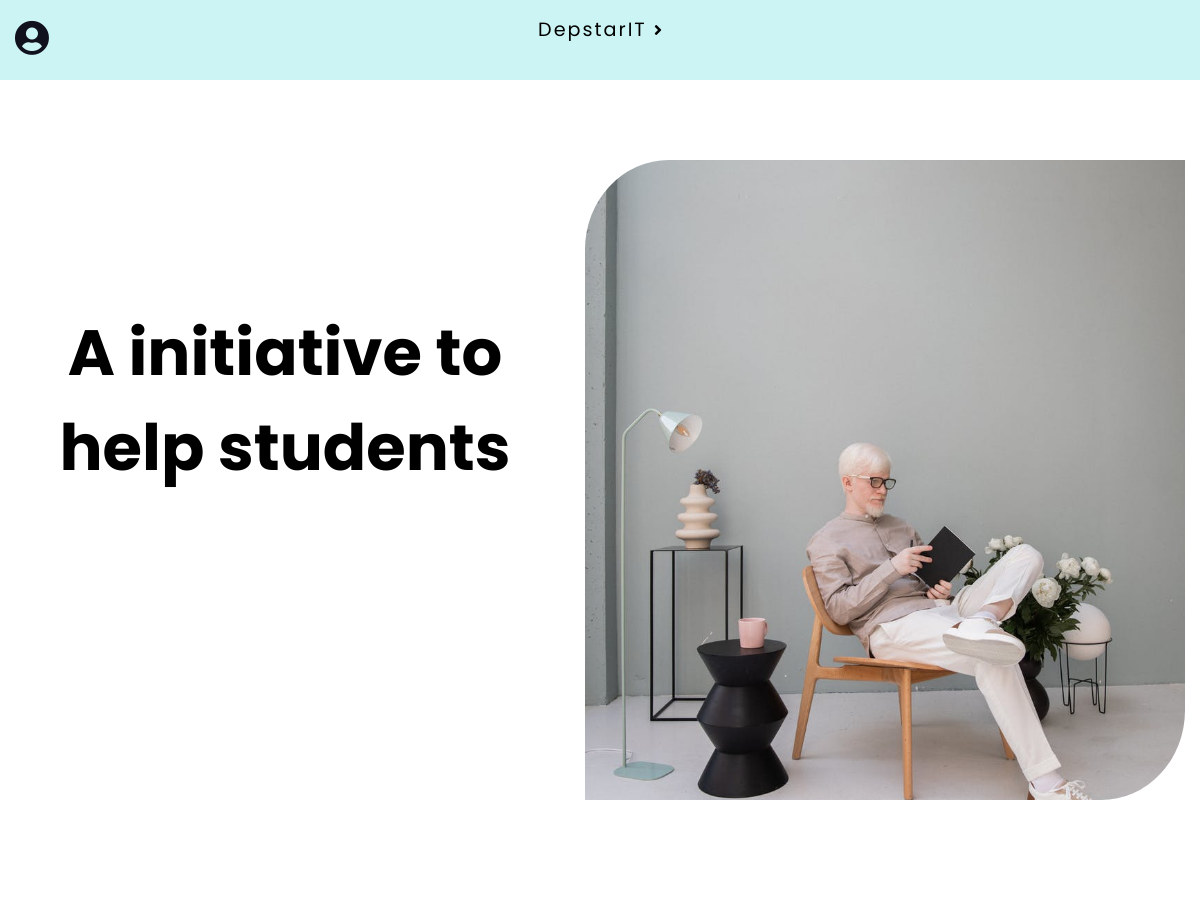
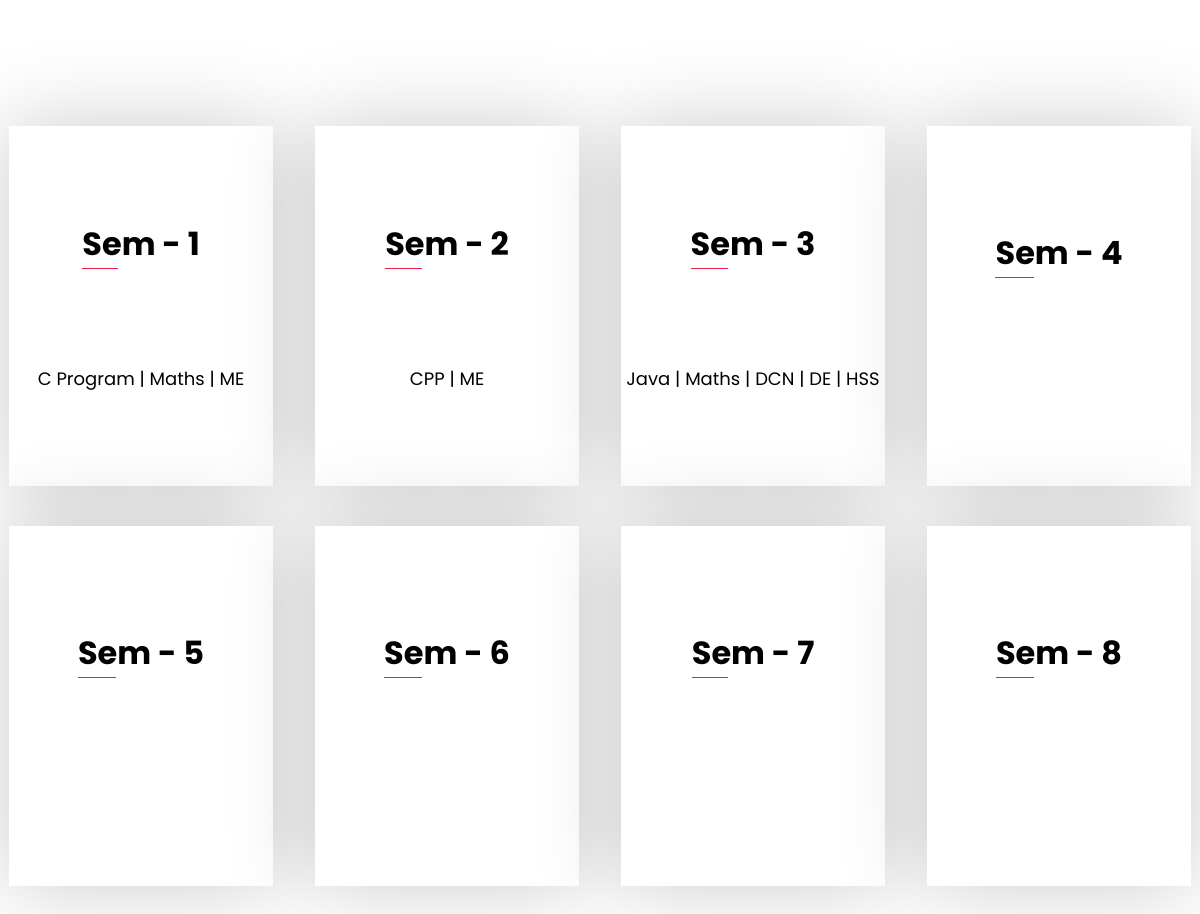
The page /html/Webpage.php on the database its author committed (2 pictures, top to bottom).
### tables this page shows
CREATE TABLE `subject` (
  `sr no` int(255) NOT NULL,
  `Branch` varchar(255) NOT NULL,
  `Sem` varchar(255) NOT NULL,
  `subject` varchar(255) NOT NULL
);

### html/Webpage.php (the view, shortened to what this page needs)
<?php
include('dbconn.php');
?>
<!DOCTYPE html>
<html lang="en">
<head>
        <link rel="stylesheet" href="../css/nav.css">
        <link rel="stylesheet" href="../css/webpage.css">
        <link rel="stylesheet" href="../css/triangle.css">
        <link rel="stylesheet" href="../css/material.css">
        <link href='https://unpkg.com/boxicons@2.0.7/css/boxicons.min.css' rel='stylesheet'>
        <link rel="stylesheet" href="https://use.fontawesome.com/releases/v5.15.4/css/all.css"
>
    <link rel="stylesheet" href="../css/aboutus.css">
</head>
<body>
        <div class="home-section nav" style="height: 10vh;">
            <div class="home-content">
                <i class="fas fa-user-circle fa-2x  bx-menu"></i>
            </div>
            <ul>
                <div class="location" style="transform: translateY(-40px);">
                    <?php echo'<a href="Webpage.php?pass='.$_GET["Branch"].'#Sem">'.$_GET["Branch"].' </a>'; ?>
                    <i class="fas fa-angle-right"></i>
                </div>
            </ul>
        </div>
    <div class="homebox" id="home">
          <div class="punchline">
              <h1>A initiative to help students</h1>
          </div>
          <div class="homeimg">
          </div>
      </div>
      <div class="sem" >
          <?php
            for ($i=1; $i <=8 ; $i++) {
          echo'
          <a href="Webpage1.php?pass=Sem-'.$i.'@'.$_GET["Branch"].'#subject">
          <div class="sem'.$i.' part"><h5>Sem - '.$i.'</h5><p>';
          ?>
          <?php
            $sem = 'Sem-'.$i;
            $branch =mysqli_real_escape_string($conn, $_GET["Branch"]);
            $sql = "SELECT * FROM `subject` WHERE `Branch` LIKE '$branch' AND `Sem` LIKE '$sem'";
            $result = mysqli_query($conn, $sql);
            $subcount = mysqli_num_rows($result);
            $j = 1;
            while ($row = mysqli_fetch_assoc($result)) {
                $Subject = str_replace("_"," ",$row["subject"]);
                if ($j == $subcount) {
                    echo $Subject;
                    break;
                }
                else{
                    echo $Subject.' | ';
                }
                $j++;
            }
          ?>
          <?php
          echo'
          </p>
          </div>
          </a>
          ';
        }
        ?>
      </div>
</body>
</html>

### css/nav.css (style rules this page uses)
* { margin: 0; padding: 0; box-sizing: border-box; font-family: 'Poppins', sans-serif; }
.home-section { left: 260px; width: calc(100% - 260px); transition: all 0.5s ease; }
.sidebar.close ~ .home-section { left: 0px; width: calc(100% - 0px); }
.home-section .home-content { display: flex; align-items: center; }
.home-section .home-content .bx-menu, .home-section .home-content .text { color: #11101d; font-size: 35px; }
.home-section .home-content .bx-menu { margin: 0 15px; margin-top: 20px; cursor: pointer; }

### css/webpage.css (style rules this page uses)
* { margin: 0; padding: 0; box-sizing: border-box; }
html { scroll-behavior: smooth; }
.nav { backdrop-filter: blur(3px); z-index: 5; width: 100%; height: 5vh; position:fixed; background-color:rgba(175, 238, 238, 0.623); }
.location a { text-decoration: none; color: black; font-size: larger; letter-spacing: 2px; }
body { background-color:white; }
.nav ul { display: flex; align-items: center; justify-content: center; }
.homebox { min-height: 100vh; display: flex; justify-content: space-around; align-items: center; }
.punchline { text-align: center; font-size: 2rem; width: 45%; font-family: 'Zen Kurenaido', sans-serif; }
.homeimg { background-image: url("../img/Man-Book.jpeg"); background-position: center; background-repeat: no-repeat; height: 80vh; width: 50%; background-size: cover; margin-top: 20vh; border-top-left-radius: 14%; border-bottom-right-radius: 14%; z-index: 1; }
.homeimg::before { background-color: transparent; content: " "; display: block; height: 90px; width: 100%; }
.homeimg::after { content: " "; display: block; height: 90px; width: 100%; margin-top: 57%; }
.sem { min-height: 100vh; width: 100%; display: flex; flex-wrap: wrap; column-gap: 2%; justify-content: space-around; margin-top: 30vh; z-index: 2; }
.sem a { height: 45vh; width: 22%; text-decoration: none; }
.part { color: black; height: 100%; width: 100%; background-color: white; display: flex; flex-direction: column; justify-content: space-evenly; align-items: center; box-shadow: 0px 0px 80px 2px rgba(0, 0, 0, 0.2); }
.sem h5 { font-size: xx-large; }
.sem p { font-size: large; }
.sem h5::after { content: " "; display: block; height: 1px; width: 30%; border-bottom: 2px solid crimson; }
.part:hover , .sem h5::after { -webkit-transition: all 0.2s ease-in-out; -o-transition: all 0.2s ease-in-out; transition: all 0.3s ; background-color:#e9204f; color: white; border-bottom: 1px solid white; }
.nav .location { transform: translateY(-40px); }

### css/triangle.css (style rules this page uses)
* { margin: 0; padding: 0; box-sizing: border-box; }

### css/material.css (style rules this page uses)
* { border: 0; margin: 0; box-sizing: border-box; }
:root { --mobile-width: 325px; --mobile-height: 570px; --mobile-radius: 25px; --separator-height: 500px; --bg: #fdf3f2; --mobile-bg: #fdeae6; --intro-bg: #eed7d1; --font-color: #807b7b; --transition: transform 0.7s ease-in-out; }

### css/aboutus.css (style rules this page uses)
* { margin: 0; padding: 0; box-sizing: border-box; }

### rows shown on the page
subject: subject "C Program"
subject: subject "Maths"
subject: subject "ME"
subject: subject "CPP"
subject: subject "ME"
subject: subject "Java"
subject: subject "Maths"
subject: subject "DCN"
subject: subject "DE"
subject: subject "HSS"

### other values the page prints
$_GET["Branch"] "DepstarIT"
